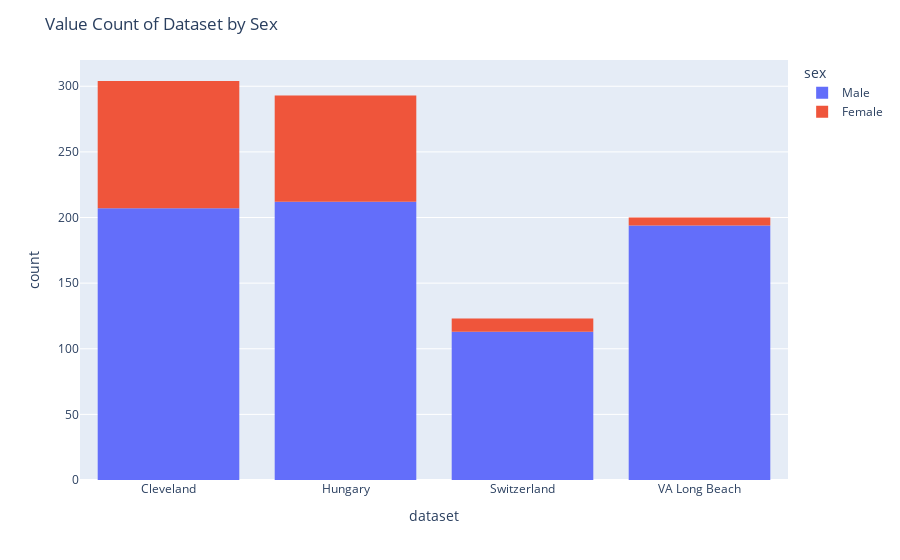

The code cell stored with this chart in its notebook:
### Code cell
#plot dataset using plotly hue sex
fig = px.histogram(df, x='dataset', color='sex')
fig.update_layout(title='Value Count of Dataset by Sex')
fig.show()

### Figure 1 — Plotly figure (JSON) as saved in the notebook; plotly's stock layout.template omitted (floating-point values rounded to 4 significant figures; data arrays with more than 128 entries replaced by an {"elided": "..."} marker saying what was removed)
{"data": [{"alignmentgroup": "True", "bingroup": "x", "hovertemplate": "sex=Male<br>dataset=%{x}<br>count=%{y}<extra></extra>", "legendgroup": "Male", "marker": {"color": "#636efa", "pattern": {"shape": ""}}, "name": "Male", "offsetgroup": "Male", "orientation": "v", "showlegend": true, "type": "histogram", "x": {"elided": "726 str values"}, "xaxis": "x", "yaxis": "y"}, {"alignmentgroup": "True", "bingroup": "x", "hovertemplate": "sex=Female<br>dataset=%{x}<br>count=%{y}<extra></extra>", "legendgroup": "Female", "marker": {"color": "#EF553B", "pattern": {"shape": ""}}, "name": "Female", "offsetgroup": "Female", "orientation": "v", "showlegend": true, "type": "histogram", "x": {"elided": "194 str values"}, "xaxis": "x", "yaxis": "y"}], "layout": {"barmode": "relative", "legend": {"title": {"text": "sex"}, "tracegroupgap": 0}, "margin": {"t": 60}, "title": {"text": "Value Count of Dataset by Sex"}, "xaxis": {"anchor": "y", "domain": [0, 1], "title": {"text": "dataset"}}, "yaxis": {"anchor": "x", "domain": [0, 1], "title": {"text": "count"}}}}
